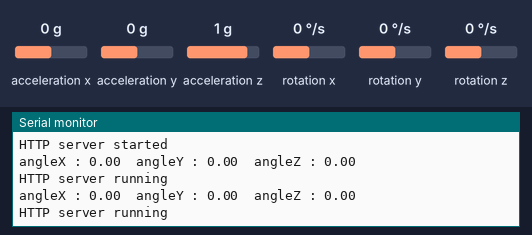
A sketch run on a simulated ESP32. Shown: the last lines printed to the serial monitor. The test bench sets the inputs (shaded band); at power-on: acceleration x 0 g, acceleration y 0 g, acceleration z 1 g, rotation z 0 °/s, rotation x 0 °/s, rotation y 0 °/s. WiFi joins after 1.5 s; servers stay silent unless stated.

Above: at 5.7 s.
5.8 s: acceleration x set to -1.4 g
At 7.1 s:
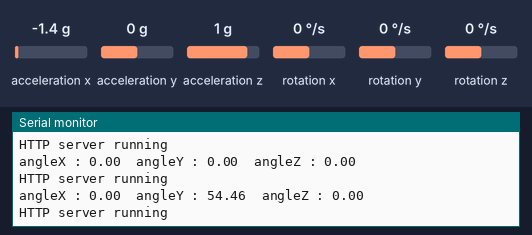
7.3 s: acceleration y set to -1.4 g
At 8.0 s:
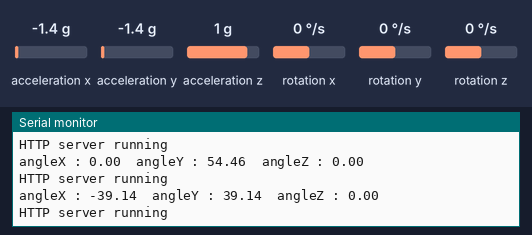
8.8 s: acceleration z set to -1.4 g
At 10.1 s:
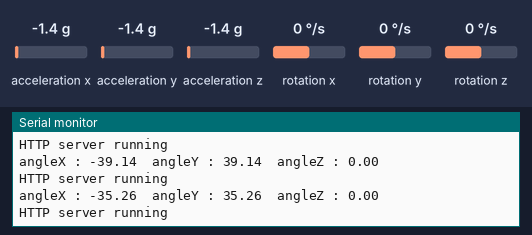
10.3 s: rotation z set to -192 °/s
At 11.4 s:
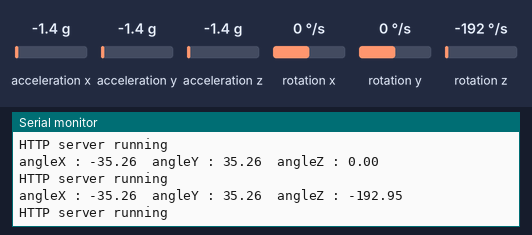
Timing chart, 0 to 12.8 s (numbered marks = the images above; inputs shaded):
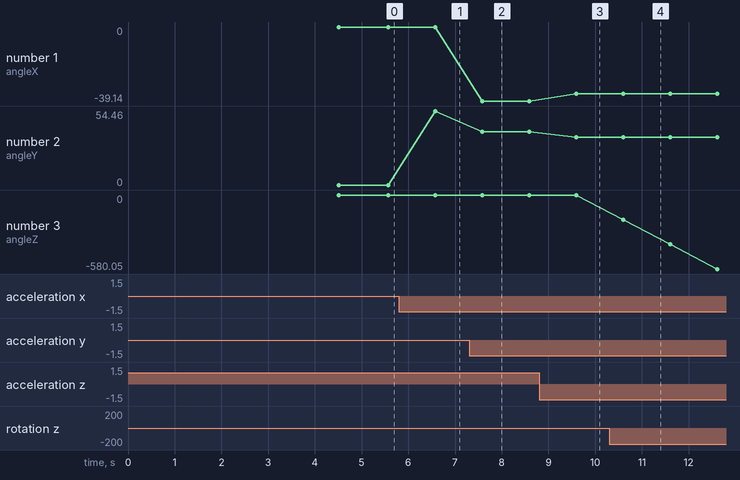

Measured:
- after the input at 5.8 s, the serial monitor: prints a new line after 0.78 s (image 1)
- after the input at 7.3 s, the serial monitor: prints a new line after 0.28 s (image 2)
- after the input at 8.8 s, the serial monitor: prints a new line after 0.79 s (image 3)
- after the input at 10.3 s, the serial monitor: prints a new line after 0.30 s (image 4)
- plotted number 1: 0 → -39.14 after the input at 7.3 s, -39.14 → -35.26 after the input at 8.8 s
- plotted number 2: 0 → 54.46 after the input at 5.8 s, 54.46 → 39.14 after the input at 7.3 s, 39.14 → 35.26 after the input at 8.8 s
- plotted number 3: 0 → -580.05 after the input at 10.3 s

The sketch:

giroscopioServer.ino
```cpp
    /////////////////////////////////////////////////////////////////
   //         ESP32 Web Server Project  v1.00                     //
  //       Get the latest version of the code here:              //
 //         http://educ8s.tv/esp32-web-server                   //
/////////////////////////////////////////////////////////////////

#include <MPU6050_tockn.h>
#include <Wire.h>
#include <ESP8266WiFi.h>
#include <WebServer.h>  //https://github.com/bbx10/WebServer_tng


#ifndef STASSID
#define STASSID "NETGEAR"
#define STAPSK "12345678"
#endif

const char* ssid = STASSID;
const char* password = STAPSK;

MPU6050 mpu6050(Wire);

WebServer server ( 80 );

float x = 0;
float y = 0;
float z = 0;

String getPage(){
  String page = "<html lang=en-EN><head><meta http-equiv='refresh' content='60'/>";
  page += "<title>ESP32 WebServer - educ8s.tv</title>";
  page += "<style> body { background-color: #fffff; font-family: Arial, Helvetica, Sans-Serif; Color: #000000; }</style>";
  page += "</head><body><h1>ESP32 WebServer</h1>";
  page += "<h3>BME280 Sensor</h3>";
  page += "<ul><li>x: ";
  page += x;
  page += "</li>";
  page += "<li>y: ";
  page += y;
  page += "</li>";
  page += "<li>z: ";
  page += z;
  page += "</li></ul>";
  page += "</body></html>";
  return page;
}

void handleRoot(){
    server.send ( 200, "text/html", getPage() );
}

void setup() {
  Serial.begin(9600);

  //giroscope
  Wire.begin();
  mpu6050.begin();
  mpu6050.calcGyroOffsets(true);
  Serial.println ( "Giroscope Started" );

  // We start by connecting to a WiFi network

  Serial.println();
  Serial.println();
  Serial.print("Connecting to ");
  Serial.println(ssid);

  WiFi.mode(WIFI_STA);
  WiFi.begin(ssid, password);

  while (WiFi.status() != WL_CONNECTED) {
    delay(500);
    Serial.print(".");
  }

  Serial.println("");
  Serial.println("WiFi connected");
  Serial.println("IP address: ");
  Serial.println(WiFi.localIP());

  server.on ( "/", handleRoot );
  server.begin();
  Serial.println ( "HTTP server started" );
}

void loop()
{

  mpu6050.update();
    Serial.print("angleX : ");
  Serial.print(mpu6050.getAngleX());
  x=mpu6050.getAngleX();
  Serial.print("\tangleY : ");
  Serial.print(mpu6050.getAngleY());
  y=mpu6050.getAngleY();
  Serial.print("\tangleZ : ");
  Serial.println(mpu6050.getAngleZ());
  z=mpu6050.getAngleZ();
  server.handleClient();
  Serial.println ( "HTTP server running" );
  delay(1000);
}
```
